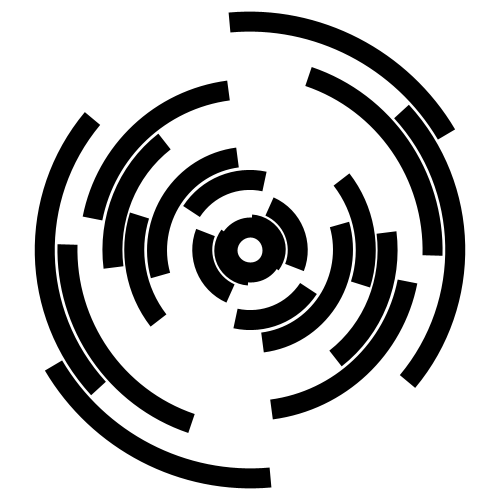
Frame 1 (no input)
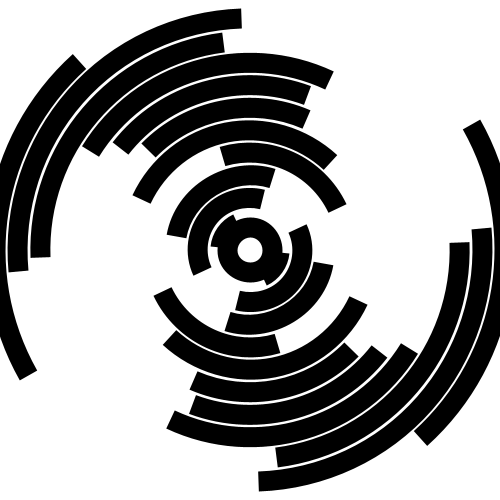
Frame 60 (the mouse pressed at the canvas centre just before this capture)
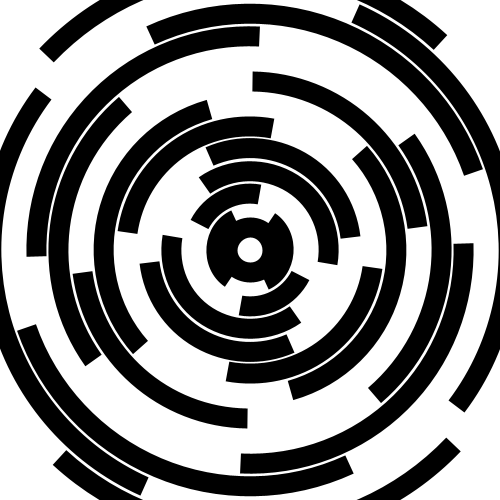
Frame 120 (the mouse held since frame 60 and released just before this capture)

The Processing sketch that drew these frames (run headless with seeded random() and noise(); from frame 60 on, the mouse is pressed at the canvas centre):

// Processing sketch: processing_5416
// ── processing_5416.pde

arq[] arcs;
float ray;int maxi;

void setup(){
  size(500,500); maxi=(int)sqrt(250*250+250*250)*2;
  background(255);
  arcs= new arq[10];
  ray = 0;
  for(int a=0;a<10;a++){
    arcs[a]=new arq(250,250,50+a*45);
  }
  arcs=(arq[]) reverse(arcs);
  noFill();
  strokeWeight(20); 
  smooth(); 
  strokeCap(SQUARE);
}

void draw(){
  ray+=0.9; 
  if(ray>45){
    ray=0;
    for(int a=0;a<arcs.length;a++){
      arcs[a].r+=45;
    }
     arcs = (arq[]) append (arcs, new arq(250,250,50));
      if(arcs[0].r>maxi){
       arcs = (arq[]) subset (arcs, 1);
      }
  }
  background(255);
  for(int a=0;a<arcs.length;a++){
    arcs[a].dessine();
  }
  ellipse(250,250,45,45);
}

class arq{
  int x,y;
  mouvement m;
  float r,a,l,v;
  arq(int _x, int _y, int _r){
    m = new mouvement();
    x=_x;
    y=_y;
    r=_r;
    a=random(TWO_PI);
    l=random(0.3,0.7);
    v=random(-0.04,0.04);
  }
  void dessine(){
    arc(x, y, r+ray, r+ray, a, a+l*PI); 
    arc(x, y, r+ray, r+ray, a+PI, a+PI+l*PI);
    l=l+(1-l)*0.002;
    a+=m.bouge();
  }
}

class mouvement{
  float n,v,v2;
  mouvement(){
    n=0;v=PI/100;v2=random(0.01,0.05);
  } 
  float bouge(){
    n+=v;
    return cos(n)*v2;
  }
}
